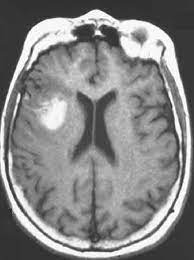
#> input picture 5_morfological_operations/download.jpg, 194 x 260 px
$ python main.py
#> lines starting #> are read from the running program, lines starting #| are printed output that depends on the picture; after the words box and inside, x2 and y2 are one past the last pixel; in counts of white or black regions, pixels touching at a corner belong together
import cv2
import numpy as np

# Import modules
import numpy as np
import cv2
import matplotlib.pyplot as plt

# Load image
img = cv2.imread("download.jpg",0)
#> img is the input picture: shape (260, 194); min 28, max 255, mean 133.2

# threshold on image
_, mask = cv2.threshold(img,130,255,cv2.THRESH_BINARY)
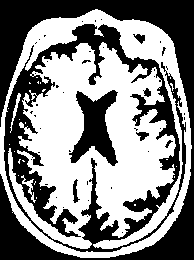
#> mask: shape (260, 194); 53.2% white; 46 black regions (38 under 20 px), largest, box (x1, y1, x2, y2) and area: (0, 0, 194, 260) 11261, (4, 24, 186, 252) 10064, (69, 90, 118, 166) 1891

# Erosion (کوچک یا سایش دادن فضا های سفید یا خالی )
kernel = np.ones((3,3),np.uint8)
eroded_image = cv2.erode(mask, kernel, iterations=1)
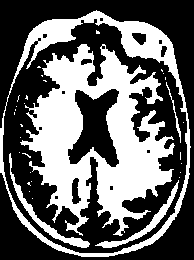
#> eroded_image: shape (260, 194); 40.6% white; 32 white regions (27 under 20 px), largest, box (x1, y1, x2, y2) and area: (20, 44, 175, 236) 13957, (0, 10, 191, 257) 5013, (9, 153, 90, 248) 687, (95, 180, 179, 248) 591, (166, 82, 181, 143) 105

# Dilation (اضافه کردن یک لایه سفید یا خالی به لایه های سفید یا خالی دیگر)
delated_image = cv2.dilate(mask, kernel, iterations=1)
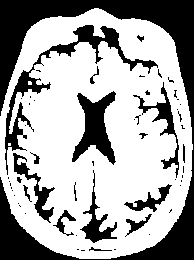
#> delated_image: shape (260, 194); 65.3% white; 57 black regions (39 under 20 px), largest, box (x1, y1, x2, y2) and area: (0, 0, 194, 260) 10412, (5, 25, 158, 175) 2300, (72, 91, 116, 165) 1542

# Closing (یک دست کردن فضا های خالی)
closed_image = cv2.morphologyEx(mask, cv2.MORPH_CLOSE, kernel)
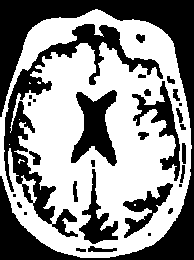
#> closed_image: shape (260, 194); 55.6% white; 31 black regions (8 under 20 px), largest, box (x1, y1, x2, y2) and area: (0, 0, 194, 260) 11245, (4, 24, 163, 237) 5205, (71, 90, 117, 166) 1876

# Opening
opened_image = cv2.morphologyEx(mask,cv2.MORPH_OPEN,kernel)
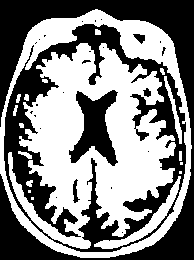
#> opened_image: shape (260, 194); 51.9% white; 26 black regions (20 under 20 px), largest, box (x1, y1, x2, y2) and area: (0, 0, 194, 260) 11268, (4, 24, 186, 252) 10825, (69, 90, 118, 166) 1906, (73, 179, 80, 203) 85, (133, 34, 145, 44) 71, (143, 88, 151, 97) 48

# Gradiant

gradiant = cv2.morphologyEx(mask,cv2.MORPH_GRADIENT,kernel)
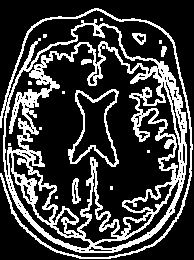
#> gradiant: shape (260, 194); 24.7% white in thin lines or dots

# Show Image With Plot
fig,(ax1,ax2,ax3,ax4,ax5,ax6,ax7) = plt.subplots(nrows=1, ncols=7, figsize=(12,20))
cmap_val = "gray"
ax1.axis("off")
ax1.title.set_text('original image')
ax2.axis("off")
ax2.title.set_text('mask')
ax3.axis("off")
ax3.title.set_text('eroded image')
ax4.axis("off")
ax4.title.set_text('dilated image')
ax5.axis("off")
ax5.title.set_text('closed image')
ax6.axis("off")
ax6.title.set_text('morphed image')
ax7.axis("off")
ax7.title.set_text('Gradiant image')
ax1.imshow(img,cmap=cmap_val)
ax2.imshow(mask,cmap=cmap_val)
ax3.imshow(eroded_image,cmap=cmap_val)
ax4.imshow(delated_image,cmap=cmap_val)
ax5.imshow(closed_image,cmap=cmap_val)
ax6.imshow(opened_image,cmap=cmap_val)
ax7.imshow(gradiant,cmap=cmap_val)

plt.show()
